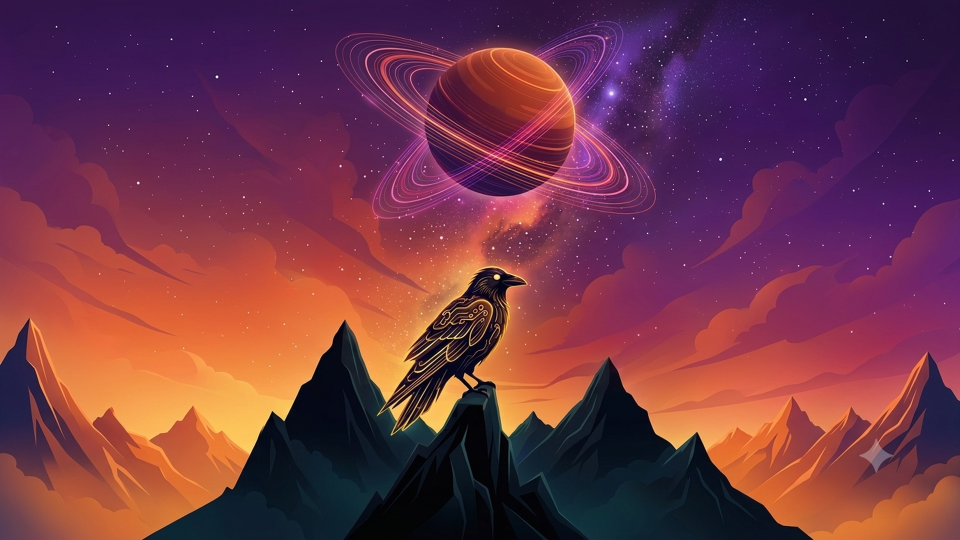
#> input picture shani-desktop-plasma/usr/share/wallpapers/Saturn/contents/images_dark/1920x1080.png, 1920 x 1080 px, found by its file name (shown at 1/2 size)
$ python build-splash.py
#> lines starting #> are read from the running program, lines starting #| are printed output that depends on the picture
#!/usr/bin/env python3
"""Generate each look-and-feel's splash background from its wallpaper.

The splash shows the look's own wallpaper frosted like the shell's blurred
glass. The blur is baked here (Gaussian, like KWin's blur behind a panel)
instead of done at boot with a QML shader effect: no runtime dependency, and
nothing to fail on the one screen that must never be blank. Splash.qml is
identical in all three looks; only images/ differ.

  python3 build-splash.py          (needs python-pillow)
"""
from __future__ import annotations

import os
import shutil

from PIL import Image, ImageFilter

HERE = os.path.dirname(os.path.abspath(__file__))
LNF = os.path.join(HERE, "usr/share/plasma/look-and-feel")
WALL = os.path.join(HERE, "usr/share/wallpapers/Saturn/contents")
VARIANTS = {"Saturn": "images", "Saturn-Dark": "images_dark", "Saturn-Twilight": "images_twilight"}
SIZE = (1920, 1080)
# The vivid logo reads on every (dimmed) backdrop; Saturn-Dark's copy is canonical.
LOGO_SRC = "Saturn-Dark"


def main() -> int:
    src_qml = os.path.join(LNF, LOGO_SRC, "contents/splash/Splash.qml")
    for lnf, variant in VARIANTS.items():
        splash = os.path.join(LNF, lnf, "contents/splash")
        img = Image.open(os.path.join(WALL, variant, "1920x1080.png")).convert("RGB").resize(SIZE)
        img = img.filter(ImageFilter.GaussianBlur(28))
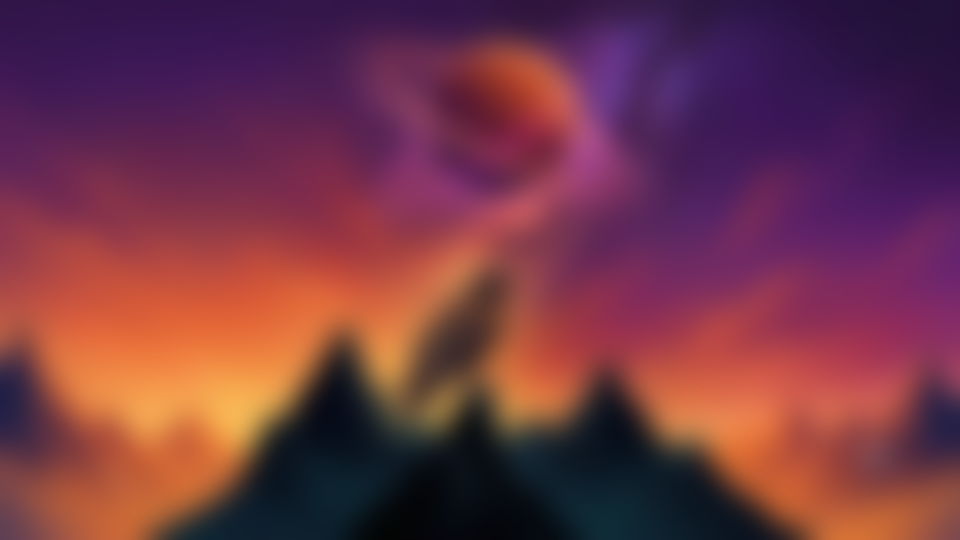
#> img: PIL image 1920x1080 RGB (shown at 1/2 size); mean R, G, B 114.5, 54.5, 70.9
        img.save(os.path.join(splash, "images/background.png"), optimize=True)
        if lnf != LOGO_SRC:
            for rel in ("images/shanilogo.png", "Splash.qml"):
                shutil.copyfile(os.path.join(LNF, LOGO_SRC, "contents/splash", rel), os.path.join(splash, rel))
        print(f"built look-and-feel/{lnf}/contents/splash")
    assert src_qml
    return 0


if __name__ == "__main__":
    raise SystemExit(main())
#> (the program exits here)
